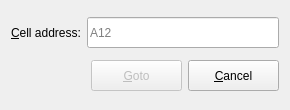
<?xml version="1.0" encoding="UTF-8"?>
<ui version="4.0">
 <class>GotoDialog</class>
 <widget class="QDialog" name="GotoDialog">
  <property name="geometry">
   <rect>
    <x>0</x>
    <y>0</y>
    <width>290</width>
    <height>110</height>
   </rect>
  </property>
  <property name="minimumSize">
   <size>
    <width>290</width>
    <height>110</height>
   </size>
  </property>
  <property name="maximumSize">
   <size>
    <width>290</width>
    <height>110</height>
   </size>
  </property>
  <property name="windowTitle">
   <string>Goto</string>
  </property>
  <layout class="QVBoxLayout" name="verticalLayout">
   <item>
    <layout class="QHBoxLayout" name="horizontalLayout">
     <item>
      <widget class="QLabel" name="label">
       <property name="text">
        <string>&amp;Cell address:</string>
       </property>
       <property name="buddy">
        <cstring>addressLineEdit</cstring>
       </property>
      </widget>
     </item>
     <item>
      <widget class="QLineEdit" name="addressLineEdit">
       <property name="minimumSize">
        <size>
         <width>181</width>
         <height>31</height>
        </size>
       </property>
       <property name="placeholderText">
        <string>A12</string>
       </property>
      </widget>
     </item>
    </layout>
   </item>
   <item>
    <layout class="QHBoxLayout" name="horizontalLayout_2">
     <item>
      <spacer name="horizontalSpacer">
       <property name="orientation">
        <enum>Qt::Horizontal</enum>
       </property>
       <property name="sizeHint" stdset="0">
        <size>
         <width>88</width>
         <height>20</height>
        </size>
       </property>
      </spacer>
     </item>
     <item>
      <widget class="QPushButton" name="gotoButton">
       <property name="enabled">
        <bool>false</bool>
       </property>
       <property name="minimumSize">
        <size>
         <width>91</width>
         <height>31</height>
        </size>
       </property>
       <property name="text">
        <string>&amp;Goto</string>
       </property>
       <property name="default">
        <bool>true</bool>
       </property>
      </widget>
     </item>
     <item>
      <widget class="QPushButton" name="cancelButton">
       <property name="minimumSize">
        <size>
         <width>91</width>
         <height>31</height>
        </size>
       </property>
       <property name="text">
        <string>&amp;Cancel</string>
       </property>
      </widget>
     </item>
    </layout>
   </item>
  </layout>
 </widget>
 <resources/>
 <connections/>
</ui>
